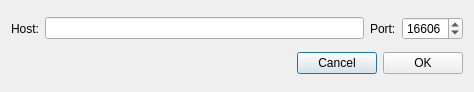
<?xml version="1.0" encoding="UTF-8"?>
<ui version="4.0">
 <class>NewNodeDialog</class>
 <widget class="QDialog" name="NewNodeDialog">
  <property name="windowModality">
   <enum>Qt::ApplicationModal</enum>
  </property>
  <property name="geometry">
   <rect>
    <x>0</x>
    <y>0</y>
    <width>474</width>
    <height>92</height>
   </rect>
  </property>
  <property name="windowTitle">
   <string>New remote node</string>
  </property>
  <layout class="QVBoxLayout" name="verticalLayout">
   <item>
    <layout class="QHBoxLayout" name="horizontalLayout">
     <item>
      <widget class="QLabel" name="label">
       <property name="text">
        <string>Host:</string>
       </property>
      </widget>
     </item>
     <item>
      <widget class="QLineEdit" name="m_hostEdit"/>
     </item>
     <item>
      <widget class="QLabel" name="label_2">
       <property name="text">
        <string>Port:</string>
       </property>
      </widget>
     </item>
     <item>
      <widget class="QSpinBox" name="m_portSpin">
       <property name="minimum">
        <number>1</number>
       </property>
       <property name="maximum">
        <number>65535</number>
       </property>
       <property name="value">
        <number>16606</number>
       </property>
      </widget>
     </item>
    </layout>
   </item>
   <item>
    <layout class="QHBoxLayout" name="horizontalLayout_2">
     <item>
      <spacer name="horizontalSpacer">
       <property name="orientation">
        <enum>Qt::Horizontal</enum>
       </property>
       <property name="sizeHint" stdset="0">
        <size>
         <width>40</width>
         <height>20</height>
        </size>
       </property>
      </spacer>
     </item>
     <item>
      <widget class="QPushButton" name="m_cancelButton">
       <property name="text">
        <string>Cancel</string>
       </property>
      </widget>
     </item>
     <item>
      <widget class="QPushButton" name="m_okButton">
       <property name="text">
        <string>OK</string>
       </property>
      </widget>
     </item>
    </layout>
   </item>
  </layout>
 </widget>
 <resources/>
 <connections>
  <connection>
   <sender>m_okButton</sender>
   <signal>clicked()</signal>
   <receiver>NewNodeDialog</receiver>
   <slot>accept()</slot>
   <hints>
    <hint type="sourcelabel">
     <x>500</x>
     <y>62</y>
    </hint>
    <hint type="destinationlabel">
     <x>276</x>
     <y>44</y>
    </hint>
   </hints>
  </connection>
  <connection>
   <sender>m_cancelButton</sender>
   <signal>clicked()</signal>
   <receiver>NewNodeDialog</receiver>
   <slot>reject()</slot>
   <hints>
    <hint type="sourcelabel">
     <x>417</x>
     <y>62</y>
    </hint>
    <hint type="destinationlabel">
     <x>276</x>
     <y>44</y>
    </hint>
   </hints>
  </connection>
 </connections>
</ui>
